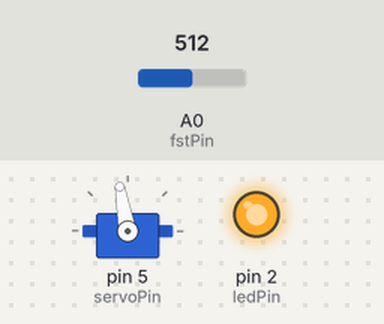
A sketch run on a simulated Arduino Uno, built with avr-gcc and run on an emulated ATmega328P. Shown: servo, output pins drawn as LEDs (lit = HIGH). The inputs (shaded band) are chosen by the test bench; at power-on: A0 (fstPin) = 512. What the sketch prints to the serial monitor is not drawn.

Above: at 0.1 s.
Timing chart, 0 to 1.6 s (numbered marks = the images above):
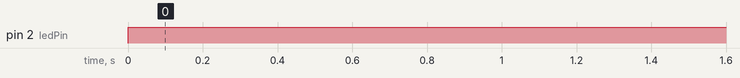

The sketch:

project_1.ino
```cpp
#include <Servo.h>

const int ledPin = 2;
const int servoPin = 5;
const int servoPause = 45;
const int fstPin = A0;

Servo toy;

void setup(){
   Serial.begin(9600);
   pinMode(ledPin, OUTPUT);
   toy.attach(servoPin);
}

void loop(){
   int fstVal = analogRead(fstPin);
   int ledVal = map(fstVal, 0, 1, 0, 255);
   digitalWrite(ledPin, HIGH);
   toy.write(100);
   Serial.println((String) fstVal);
   delay(servoPause);
}
```

Measured:
- by itself, pin 2 (ledPin): LOW → HIGH at 0.00 s
